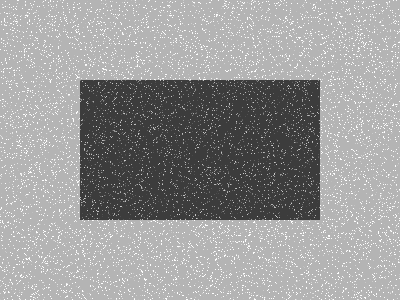
#> input picture hw1/part4images/box_speckle.png, 400 x 300 px, found by its file name
$ python part4Run.py
#> lines starting #> are read from the running program, lines starting #| are printed output that depends on the picture
from PIL import Image
import numpy as np
import math
from scipy import signal
import cv2

print("\nQuestion 1\n")

arrSpeck = np.asarray(Image.open('.\\part4images\\box_speckle.png'), dtype=np.float32)
arrGauss = np.asarray(Image.open('.\\part4images\\box_gauss.png'), dtype=np.float32)
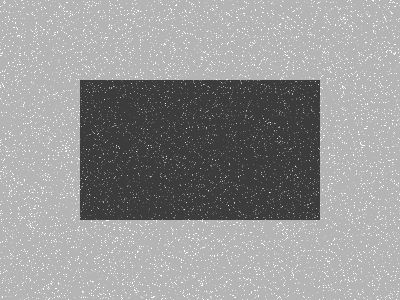
#> input picture hw1/part4images/box_gauss.png, 400 x 300 px, found by its file name

print("\nSpeck Noise filters\n")
speckFilteredMedian = cv2.medianBlur(arrSpeck, 5)
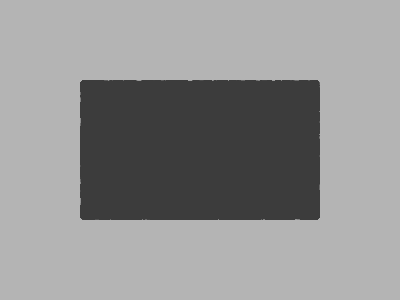
#> speckFilteredMedian: shape (300, 400) float32; min 60, max 180, mean 146.5
# Image.fromarray(speckFilteredMedian).show()
Image.fromarray(speckFilteredMedian).convert('RGB').save('.\\results\\p4q1a.png','PNG')

speckFilteredGauss = cv2.GaussianBlur(arrSpeck, ksize=(5,5), sigmaX=10, sigmaY=10)
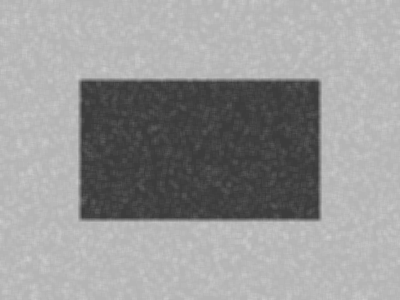
#> speckFilteredGauss: shape (300, 400) float32; min 60, max 206.5, mean 152.5
# Image.fromarray(speckFilteredGauss).show()
Image.fromarray(speckFilteredGauss).convert('RGB').save('.\\results\\p4q1b.png','PNG')

speckFilteredBi = cv2.bilateralFilter(arrSpeck,15,110,30)
# Image.fromarray(speckFilteredBi).show()
Image.fromarray(speckFilteredBi).convert('RGB').save('.\\results\\p4q1c.png','PNG')

print("\nGaussian Noise filters\n")
GaussFilteredGauss = cv2.GaussianBlur(arrSpeck, ksize=(7,7), sigmaX= 30, sigmaY = 30)
# Image.fromarray(GaussFilteredGauss).show()
Image.fromarray(GaussFilteredGauss).convert('RGB').save('.\\results\\p4q1d.png','PNG')

GaussFilteredMedian = cv2.medianBlur(arrSpeck, 5)
# Image.fromarray(GaussFilteredMedian).show()
Image.fromarray(GaussFilteredMedian).convert('RGB').save('.\\results\\p4q1e.png','PNG')

GaussFilteredBi = cv2.bilateralFilter(arrSpeck,20,100,80)
# Image.fromarray(GaussFilteredBi).show()
Image.fromarray(GaussFilteredBi).convert('RGB').save('.\\results\\p4q1f.png','PNG')

raw_input("press any key to continue...")

print("\nQuestion 2\n")

print("\nSpeck Noise filters\n")
SpeckFilteredGauss = cv2.GaussianBlur(arrSpeck, ksize=(7, 7), sigmaX=50)
# Image.fromarray(SpeckFilteredGauss).show()
Image.fromarray(SpeckFilteredGauss).convert('RGB').save('.\\results\\p4q2a.png','PNG')

SpeckFilteredMedian = cv2.medianBlur(arrSpeck,5)
# Image.fromarray(SpeckFilteredMedian).show()
Image.fromarray(SpeckFilteredMedian).convert('RGB').save('.\\results\\p4q2b.png','PNG')

SpeckFilteredBi = cv2.bilateralFilter(arrSpeck, 7, sigmaColor=150, sigmaSpace=150)
# Image.fromarray(SpeckFilteredBi).show()
Image.fromarray(SpeckFilteredBi).convert('RGB').save('.\\results\\p4q2c.png','PNG')

print("\nGaussian Noise Filters\n")
GaussFilteredGauss = cv2.GaussianBlur(arrGauss, ksize=(7, 7), sigmaX=50)
# Image.fromarray(GaussFilteredGauss).show()
Image.fromarray(GaussFilteredGauss).convert('RGB').save('.\\results\\p4q2d.png','PNG')

GaussFilteredMedian = cv2.medianBlur(arrGauss,5)
# Image.fromarray(GaussFilteredMedian).show()
Image.fromarray(GaussFilteredMedian).convert('RGB').save('.\\results\\p4q2e.png','PNG')

GaussFilteredBi = cv2.bilateralFilter(arrGauss, 7, sigmaColor=150, sigmaSpace=150)
# Image.fromarray(GaussFilteredBi).show()
Image.fromarray(GaussFilteredBi).convert('RGB').save('.\\results\\p4q2f.png','PNG')

# In both types of noise, the median filter performed the best, although this may be due
# to the simple geometry. The median filter also introduced jagged edges to the shape.
# The gaussian filter was better at smoothing over the specks, but worse at preserving
# edges compared to the bilateral filter.
